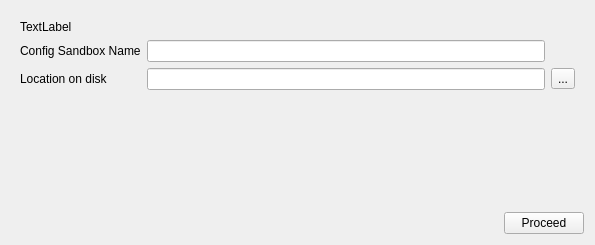
<?xml version="1.0" encoding="UTF-8"?>
<ui version="4.0">
 <class>Dialog</class>
 <widget class="QDialog" name="Dialog">
  <property name="geometry">
   <rect>
    <x>0</x>
    <y>0</y>
    <width>595</width>
    <height>245</height>
   </rect>
  </property>
  <property name="windowTitle">
   <string>Shotgun Publish</string>
  </property>
  <layout class="QVBoxLayout" name="verticalLayout">
   <item>
    <widget class="QStackedWidget" name="stackedWidget">
     <property name="currentIndex">
      <number>2</number>
     </property>
     <widget class="QWidget" name="page">
      <widget class="QLabel" name="label">
       <property name="geometry">
        <rect>
         <x>220</x>
         <y>60</y>
         <width>64</width>
         <height>64</height>
        </rect>
       </property>
       <property name="minimumSize">
        <size>
         <width>64</width>
         <height>64</height>
        </size>
       </property>
       <property name="maximumSize">
        <size>
         <width>64</width>
         <height>64</height>
        </size>
       </property>
       <property name="text">
        <string/>
       </property>
       <property name="pixmap">
        <pixmap resource="resources.qrc">:/tk_multi_devutils_create_sb/complete.png</pixmap>
       </property>
       <property name="scaledContents">
        <bool>true</bool>
       </property>
      </widget>
      <widget class="QPushButton" name="pushButton_2">
       <property name="geometry">
        <rect>
         <x>290</x>
         <y>80</y>
         <width>110</width>
         <height>32</height>
        </rect>
       </property>
       <property name="text">
        <string>PushButton</string>
       </property>
      </widget>
     </widget>
     <widget class="QWidget" name="page_3">
      <widget class="QLabel" name="label_2">
       <property name="geometry">
        <rect>
         <x>220</x>
         <y>50</y>
         <width>64</width>
         <height>64</height>
        </rect>
       </property>
       <property name="minimumSize">
        <size>
         <width>64</width>
         <height>64</height>
        </size>
       </property>
       <property name="maximumSize">
        <size>
         <width>64</width>
         <height>64</height>
        </size>
       </property>
       <property name="text">
        <string/>
       </property>
       <property name="pixmap">
        <pixmap resource="resources.qrc">:/tk_multi_devutils_create_sb/failed.png</pixmap>
       </property>
       <property name="scaledContents">
        <bool>true</bool>
       </property>
      </widget>
      <widget class="QLabel" name="label_6">
       <property name="geometry">
        <rect>
         <x>300</x>
         <y>80</y>
         <width>56</width>
         <height>13</height>
        </rect>
       </property>
       <property name="text">
        <string>TextLabel</string>
       </property>
      </widget>
     </widget>
     <widget class="QWidget" name="page_2">
      <layout class="QGridLayout" name="gridLayout">
       <item row="2" column="1">
        <widget class="QLineEdit" name="lineEdit_2"/>
       </item>
       <item row="2" column="2">
        <widget class="QToolButton" name="toolButton">
         <property name="text">
          <string>...</string>
         </property>
        </widget>
       </item>
       <item row="1" column="0">
        <widget class="QLabel" name="label_3">
         <property name="text">
          <string>Config Sandbox Name</string>
         </property>
        </widget>
       </item>
       <item row="0" column="0">
        <widget class="QLabel" name="label_5">
         <property name="text">
          <string>TextLabel</string>
         </property>
        </widget>
       </item>
       <item row="1" column="1">
        <widget class="QLineEdit" name="lineEdit"/>
       </item>
       <item row="2" column="0">
        <widget class="QLabel" name="label_4">
         <property name="text">
          <string>Location on disk</string>
         </property>
        </widget>
       </item>
       <item row="3" column="1">
        <spacer name="verticalSpacer">
         <property name="orientation">
          <enum>Qt::Vertical</enum>
         </property>
         <property name="sizeHint" stdset="0">
          <size>
           <width>20</width>
           <height>40</height>
          </size>
         </property>
        </spacer>
       </item>
      </layout>
     </widget>
    </widget>
   </item>
   <item>
    <layout class="QHBoxLayout" name="horizontalLayout">
     <item>
      <spacer name="horizontalSpacer">
       <property name="orientation">
        <enum>Qt::Horizontal</enum>
       </property>
       <property name="sizeHint" stdset="0">
        <size>
         <width>40</width>
         <height>20</height>
        </size>
       </property>
      </spacer>
     </item>
     <item>
      <widget class="QPushButton" name="pushButton">
       <property name="text">
        <string>Proceed</string>
       </property>
      </widget>
     </item>
    </layout>
   </item>
  </layout>
 </widget>
 <resources>
  <include location="resources.qrc"/>
 </resources>
 <connections/>
</ui>
